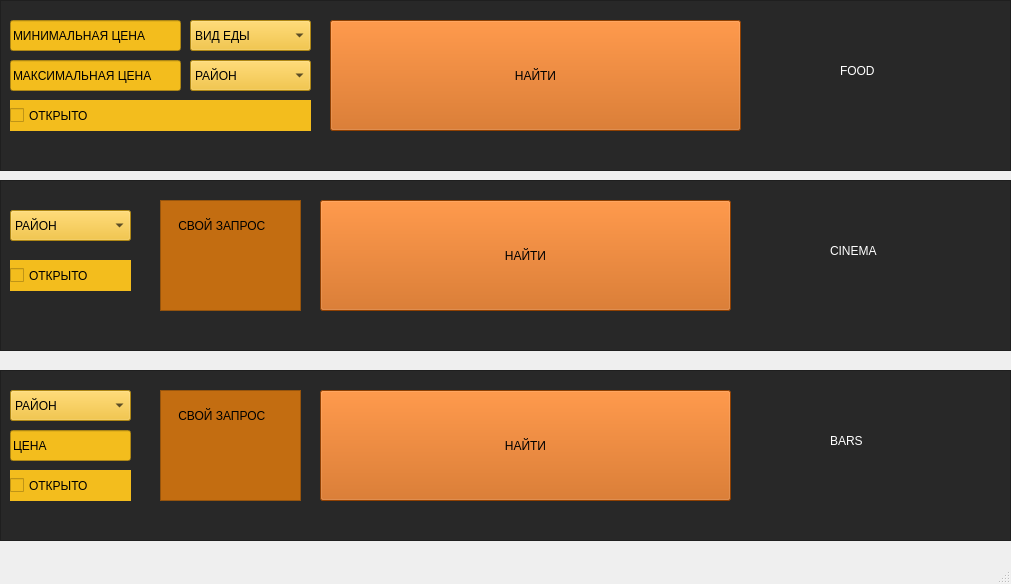
<?xml version="1.0" encoding="UTF-8"?>
<ui version="4.0">
 <class>MainWindow</class>
 <widget class="QMainWindow" name="MainWindow">
  <property name="geometry">
   <rect>
    <x>0</x>
    <y>0</y>
    <width>1011</width>
    <height>584</height>
   </rect>
  </property>
  <property name="windowTitle">
   <string>MainWindow</string>
  </property>
  <widget class="QWidget" name="centralwidget">
   <widget class="QGraphicsView" name="graphicsView">
    <property name="geometry">
     <rect>
      <x>0</x>
      <y>0</y>
      <width>1011</width>
      <height>171</height>
     </rect>
    </property>
    <property name="styleSheet">
     <string notr="true">background-color: rgb(40,40,40);
width: 500px;
height: 100px;</string>
    </property>
   </widget>
   <widget class="QGraphicsView" name="graphicsView_2">
    <property name="geometry">
     <rect>
      <x>0</x>
      <y>180</y>
      <width>1011</width>
      <height>171</height>
     </rect>
    </property>
    <property name="styleSheet">
     <string notr="true">background-color: rgb(40,40,40);
width: 500px;
height: 100px;</string>
    </property>
   </widget>
   <widget class="QGraphicsView" name="graphicsView_3">
    <property name="geometry">
     <rect>
      <x>0</x>
      <y>370</y>
      <width>1011</width>
      <height>171</height>
     </rect>
    </property>
    <property name="styleSheet">
     <string notr="true">background-color: rgb(40,40,40);
width: 500px;
height: 100px;</string>
    </property>
   </widget>
   <widget class="QLineEdit" name="lineEdit_5">
    <property name="geometry">
     <rect>
      <x>10</x>
      <y>20</y>
      <width>171</width>
      <height>31</height>
     </rect>
    </property>
    <property name="styleSheet">
     <string notr="true"> background-color: rgb(243,189,29);
font: 75 18pt &quot;Teko&quot;;</string>
    </property>
    <property name="text">
     <string>МИНИМАЛЬНАЯ ЦЕНА</string>
    </property>
   </widget>
   <widget class="QLineEdit" name="lineEdit_4">
    <property name="geometry">
     <rect>
      <x>10</x>
      <y>60</y>
      <width>171</width>
      <height>31</height>
     </rect>
    </property>
    <property name="styleSheet">
     <string notr="true"> background-color: rgb(243,189,29);
font: 75 18pt &quot;Teko&quot;;</string>
    </property>
    <property name="text">
     <string>МАКСИМАЛЬНАЯ ЦЕНА</string>
    </property>
   </widget>
   <widget class="QCheckBox" name="checkBox_4">
    <property name="geometry">
     <rect>
      <x>10</x>
      <y>100</y>
      <width>301</width>
      <height>31</height>
     </rect>
    </property>
    <property name="styleSheet">
     <string notr="true"> background-color: rgb(243,189,29);
font: 75 18pt &quot;Teko&quot;;</string>
    </property>
    <property name="text">
     <string>ОТКРЫТО</string>
    </property>
   </widget>
   <widget class="QComboBox" name="comboBox_2">
    <property name="geometry">
     <rect>
      <x>190</x>
      <y>20</y>
      <width>121</width>
      <height>31</height>
     </rect>
    </property>
    <property name="styleSheet">
     <string notr="true">font: 75 20pt &quot;Teko&quot;;
background-color: rgb(243,189,29);</string>
    </property>
    <item>
     <property name="text">
      <string>ВИД ЕДЫ</string>
     </property>
    </item>
    <item>
     <property name="text">
      <string>СУШИ</string>
     </property>
    </item>
    <item>
     <property name="text">
      <string>ПИЦЦА</string>
     </property>
    </item>
    <item>
     <property name="text">
      <string>БУРГЕРЫ</string>
     </property>
    </item>
    <item>
     <property name="text">
      <string>КОФЕЙНЯ</string>
     </property>
    </item>
    <item>
     <property name="text">
      <string>КОНДИТЕРСКАЯ</string>
     </property>
    </item>
    <item>
     <property name="text">
      <string>ВЕГЕТАРИАНСКОЕ ПИТАНИЕ</string>
     </property>
    </item>
   </widget>
   <widget class="QComboBox" name="comboBox">
    <property name="geometry">
     <rect>
      <x>190</x>
      <y>60</y>
      <width>121</width>
      <height>31</height>
     </rect>
    </property>
    <property name="styleSheet">
     <string notr="true">font: 75 20pt &quot;Teko&quot;;
background-color: rgb(243,189,29);</string>
    </property>
    <item>
     <property name="text">
      <string>РАЙОН</string>
     </property>
    </item>
    <item>
     <property name="text">
      <string>ЦЕНТРАЛЬНЫЙ</string>
     </property>
    </item>
    <item>
     <property name="text">
      <string>КУРЧАТОВСКИЙ</string>
     </property>
    </item>
    <item>
     <property name="text">
      <string>ЛЕНИНСКИЙ</string>
     </property>
    </item>
    <item>
     <property name="text">
      <string>ТРАКТОРОЗАВОДСКИЙ</string>
     </property>
    </item>
    <item>
     <property name="text">
      <string>СОВЕТСКИЙ</string>
     </property>
    </item>
    <item>
     <property name="text">
      <string>МЕТАЛЛУРГИЧЕСКИЙ</string>
     </property>
    </item>
    <item>
     <property name="text">
      <string>КАЛИНИНСКИЙ</string>
     </property>
    </item>
   </widget>
   <widget class="QPushButton" name="pushButton">
    <property name="geometry">
     <rect>
      <x>330</x>
      <y>20</y>
      <width>411</width>
      <height>111</height>
     </rect>
    </property>
    <property name="styleSheet">
     <string notr="true">background-color: rgb(201, 90, 2);
font: 75 18pt &quot;Teko&quot;;
text-align: center;</string>
    </property>
    <property name="text">
     <string>НАЙТИ</string>
    </property>
   </widget>
   <widget class="QLabel" name="label_4">
    <property name="geometry">
     <rect>
      <x>840</x>
      <y>30</y>
      <width>81</width>
      <height>81</height>
     </rect>
    </property>
    <property name="styleSheet">
     <string notr="true">font: 75 26pt &quot;Teko&quot;;
color: white;</string>
    </property>
    <property name="text">
     <string>FOOD</string>
    </property>
   </widget>
   <widget class="QComboBox" name="comboBox_3">
    <property name="geometry">
     <rect>
      <x>10</x>
      <y>210</y>
      <width>121</width>
      <height>31</height>
     </rect>
    </property>
    <property name="styleSheet">
     <string notr="true">font: 75 20pt &quot;Teko&quot;;
background-color: rgb(243,189,29);</string>
    </property>
    <item>
     <property name="text">
      <string>РАЙОН</string>
     </property>
    </item>
    <item>
     <property name="text">
      <string>СОВЕТСКИЙ</string>
     </property>
    </item>
    <item>
     <property name="text">
      <string>ЦЕНТРАЛЬНЫЙ</string>
     </property>
    </item>
    <item>
     <property name="text">
      <string>КУРЧАТОВСКИЙ</string>
     </property>
    </item>
    <item>
     <property name="text">
      <string>ЛЕНИНСКИЙ</string>
     </property>
    </item>
    <item>
     <property name="text">
      <string>ТРАКТОРОЗАВОДСКИЙ</string>
     </property>
    </item>
    <item>
     <property name="text">
      <string>МЕТАЛЛУРГИЧЕСКИЙ</string>
     </property>
    </item>
    <item>
     <property name="text">
      <string>КАЛИНИНСКИЙ</string>
     </property>
    </item>
   </widget>
   <widget class="QCheckBox" name="checkBox_2">
    <property name="geometry">
     <rect>
      <x>10</x>
      <y>260</y>
      <width>121</width>
      <height>31</height>
     </rect>
    </property>
    <property name="styleSheet">
     <string notr="true"> background-color: rgb(243,189,29);
font: 75 18pt &quot;Teko&quot;;</string>
    </property>
    <property name="text">
     <string>ОТКРЫТО</string>
    </property>
   </widget>
   <widget class="QPushButton" name="pushButton_2">
    <property name="geometry">
     <rect>
      <x>320</x>
      <y>200</y>
      <width>411</width>
      <height>111</height>
     </rect>
    </property>
    <property name="styleSheet">
     <string notr="true">background-color: rgb(201, 90, 2);
font: 75 18pt &quot;Teko&quot;;
text-align: center;</string>
    </property>
    <property name="text">
     <string>НАЙТИ</string>
    </property>
   </widget>
   <widget class="QPlainTextEdit" name="plainTextEdit_2">
    <property name="geometry">
     <rect>
      <x>160</x>
      <y>200</y>
      <width>141</width>
      <height>111</height>
     </rect>
    </property>
    <property name="styleSheet">
     <string notr="true">background-color: rgb(243,189,29);
font: 75 18pt &quot;Teko&quot;;
text-align: center;
background-color: rgb(195, 109, 17);</string>
    </property>
    <property name="plainText">
     <string>
    СВОЙ ЗАПРОС</string>
    </property>
   </widget>
   <widget class="QLabel" name="label_5">
    <property name="geometry">
     <rect>
      <x>830</x>
      <y>210</y>
      <width>81</width>
      <height>81</height>
     </rect>
    </property>
    <property name="styleSheet">
     <string notr="true">font: 75 26pt &quot;Teko&quot;;
color: white;</string>
    </property>
    <property name="text">
     <string>CINEMA</string>
    </property>
   </widget>
   <widget class="QComboBox" name="comboBox_4">
    <property name="geometry">
     <rect>
      <x>10</x>
      <y>390</y>
      <width>121</width>
      <height>31</height>
     </rect>
    </property>
    <property name="styleSheet">
     <string notr="true">font: 75 20pt &quot;Teko&quot;;
background-color: rgb(243,189,29);</string>
    </property>
    <item>
     <property name="text">
      <string>РАЙОН</string>
     </property>
    </item>
    <item>
     <property name="text">
      <string>СОВЕТСКИЙ</string>
     </property>
    </item>
    <item>
     <property name="text">
      <string>ЦЕНТРАЛЬНЫЙ</string>
     </property>
    </item>
    <item>
     <property name="text">
      <string>КУРЧАТОВСКИЙ</string>
     </property>
    </item>
    <item>
     <property name="text">
      <string>ЛЕНИНСКИЙ</string>
     </property>
    </item>
    <item>
     <property name="text">
      <string>ТРАКТОРОЗАВОДСКИЙ</string>
     </property>
    </item>
    <item>
     <property name="text">
      <string>МЕТАЛЛУРГИЧЕСКИЙ</string>
     </property>
    </item>
    <item>
     <property name="text">
      <string>КАЛИНИНСКИЙ</string>
     </property>
    </item>
   </widget>
   <widget class="QLineEdit" name="lineEdit">
    <property name="geometry">
     <rect>
      <x>10</x>
      <y>430</y>
      <width>121</width>
      <height>31</height>
     </rect>
    </property>
    <property name="styleSheet">
     <string notr="true"> background-color: rgb(243,189,29);
font: 75 18pt &quot;Teko&quot;;</string>
    </property>
    <property name="text">
     <string>ЦЕНА</string>
    </property>
   </widget>
   <widget class="QCheckBox" name="checkBox_3">
    <property name="geometry">
     <rect>
      <x>10</x>
      <y>470</y>
      <width>121</width>
      <height>31</height>
     </rect>
    </property>
    <property name="styleSheet">
     <string notr="true"> background-color: rgb(243,189,29);
font: 75 18pt &quot;Teko&quot;;</string>
    </property>
    <property name="text">
     <string>ОТКРЫТО</string>
    </property>
   </widget>
   <widget class="QPlainTextEdit" name="plainTextEdit_3">
    <property name="geometry">
     <rect>
      <x>160</x>
      <y>390</y>
      <width>141</width>
      <height>111</height>
     </rect>
    </property>
    <property name="styleSheet">
     <string notr="true">background-color: rgb(243,189,29);
font: 75 18pt &quot;Teko&quot;;
text-align: center;
background-color: rgb(195, 109, 17);</string>
    </property>
    <property name="plainText">
     <string>  
    СВОЙ ЗАПРОС</string>
    </property>
   </widget>
   <widget class="QPushButton" name="pushButton_3">
    <property name="geometry">
     <rect>
      <x>320</x>
      <y>390</y>
      <width>411</width>
      <height>111</height>
     </rect>
    </property>
    <property name="styleSheet">
     <string notr="true">background-color: rgb(201, 90, 2);
font: 75 18pt &quot;Teko&quot;;
text-align: center;</string>
    </property>
    <property name="text">
     <string>НАЙТИ</string>
    </property>
   </widget>
   <widget class="QLabel" name="label_6">
    <property name="geometry">
     <rect>
      <x>830</x>
      <y>400</y>
      <width>81</width>
      <height>81</height>
     </rect>
    </property>
    <property name="styleSheet">
     <string notr="true">font: 75 26pt &quot;Teko&quot;;
color: white;</string>
    </property>
    <property name="text">
     <string>BARS</string>
    </property>
   </widget>
  </widget>
  <widget class="QMenuBar" name="menubar">
   <property name="geometry">
    <rect>
     <x>0</x>
     <y>0</y>
     <width>1011</width>
     <height>21</height>
    </rect>
   </property>
  </widget>
  <widget class="QStatusBar" name="statusbar"/>
 </widget>
 <resources/>
 <connections/>
</ui>
